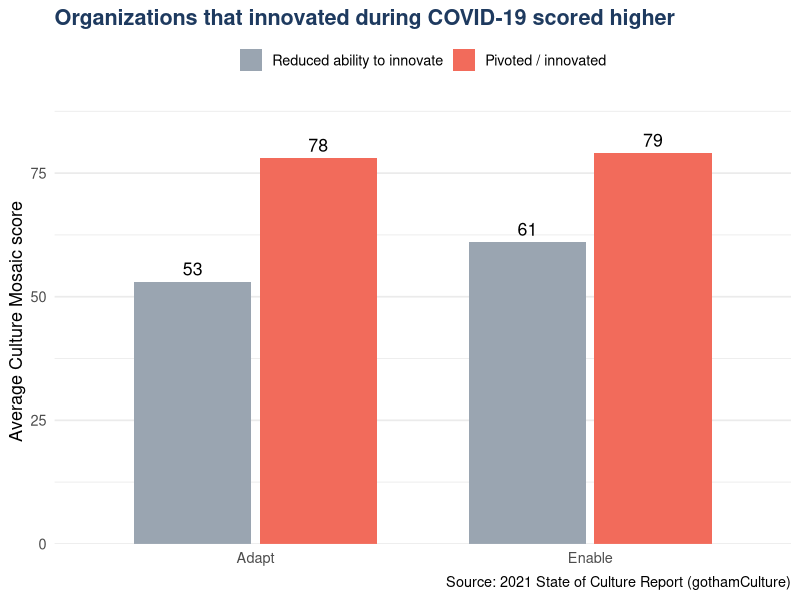
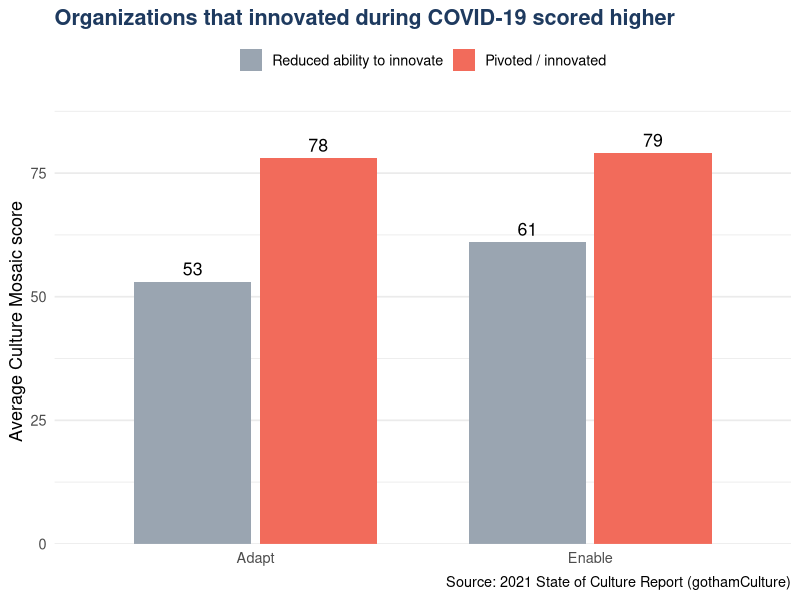

The R script that drew these images, in order:
## ---- chunk 1
#| echo: false
#| message: false
#| fig-alt: "Bar chart: organizations that innovated during COVID-19 scored higher on Enable (79 vs 61) and Adapt (78 vs 53)."
library(ggplot2)

scores <- data.frame(
  dimension = rep(c("Enable", "Adapt"), each = 2),
  group = rep(c("Reduced ability to innovate", "Pivoted / innovated"), 2),
  score = c(61, 79, 53, 78)
)
scores$group <- factor(scores$group, levels = c("Reduced ability to innovate", "Pivoted / innovated"))

p <- ggplot(scores, aes(dimension, score, fill = group)) +
  geom_col(position = position_dodge(width = 0.75), width = 0.7) +
  geom_text(aes(label = score), position = position_dodge(width = 0.75),
            vjust = -0.5, size = 4.5) +
  scale_fill_manual(values = c("#9AA5B1", "#F26B5B")) +
  scale_y_continuous(limits = c(0, 90), expand = c(0, 0)) +
  labs(x = NULL, y = "Average Culture Mosaic score", fill = NULL,
       title = "Organizations that innovated during COVID-19 scored higher",
       caption = "Source: 2021 State of Culture Report (gothamCulture)") +
  theme_minimal(base_size = 13) +
  theme(legend.position = "top", panel.grid.major.x = element_blank(),
        plot.title = element_text(face = "bold", color = "#1E3A5F"))

ggsave("thumbnail.png", p, width = 8, height = 5, dpi = 150, bg = "white")
p
